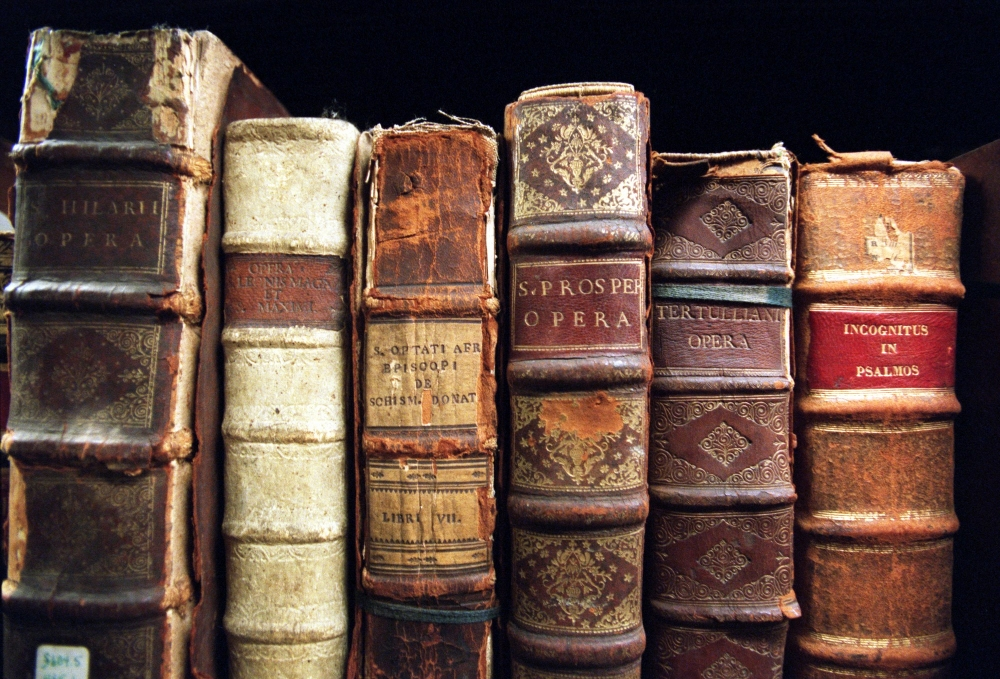
//> input picture blatt_5/data/library.jpg, 1000 x 679 px
$ ./e5   (built with g++ and OpenCV 4)
//> lines starting //> are read from the running program, lines starting //| are printed output that depends on the picture; after the words box and inside, x2 and y2 are one past the last pixel; in counts of white or black regions, pixels touching at a corner belong together
#include <iostream>
#include <vector>
#include <opencv2/core/core.hpp>
#include <opencv2/highgui/highgui.hpp>
#include <opencv2/imgproc/imgproc.hpp>
#include <opencv2/features2d/features2d.hpp>

using namespace std;
using namespace cv;

void showandsave(string name, Mat img) {
	imwrite("data/res/" + name + ".png", img);
	imshow(name, img);
	waitKey();
}

// [125 lines left out: functions siftandsurf, getHarrisPoints, harris, match, not called in this run]

float distPointLine(float a, float b, float x, float y) {
	return abs(a * x - y + b) / sqrt(a * a + 1);
}

// [87 lines left out: functions ran, ransac, ransacmatch, not called in this run]

vector<Mat> getGaussPyramid(Mat img, double minsigma, double maxsigma, int numsteps){
	vector<Mat> pyr;
	for(int step=0;step<numsteps;step++){
		double sigma = minsigma + step*maxsigma/(numsteps-1);
		Mat blrd;
		GaussianBlur(img,blrd,Size2f(0,0),sigma);
		pyr.push_back(blrd);
	}
	return pyr;
}

vector<Mat> getDiffPyramid(vector<Mat> pyramid){
	vector<Mat> pyr;
	for(int i=0;i<pyramid.size()-1;i++){
		pyr.push_back(pyramid[i+1] - pyramid[i]);
	}
	return pyr;
}

#define easysift_global_maxima 1

vector<Point> getExtrema(vector<Mat> diffPyr){
	vector<Point> v;
	for(auto& m : diffPyr){
#if easysift_global_maxima
		Point maxLoc;
		minMaxLoc(abs(m),NULL,NULL,NULL,&maxLoc);
		v.push_back(maxLoc);
#else
		Mat ma = abs(m);
		for(int i=0;i<m.cols;i++){
			for(int j=0;j<m.rows;j++){
				bool max = true;
				for(int x=-1;x<=1;x++){
					for(int y=-1;y<=1;y++){
						if(x != 0 && y != 0){
							if(ma.at<float>(i+x,j+y) > ma.at<float>(i,j)){
								max = false;
							}
						}
					}
				}
				if(max){
					Point2i p;
					p.x = i;
					p.y = j;
					v.push_back(p);
				}
			}
		}
#endif
	}
	return v;
}

void easySIFT(){
	Mat img = imread("data/library.jpg",CV_LOAD_IMAGE_GRAYSCALE);
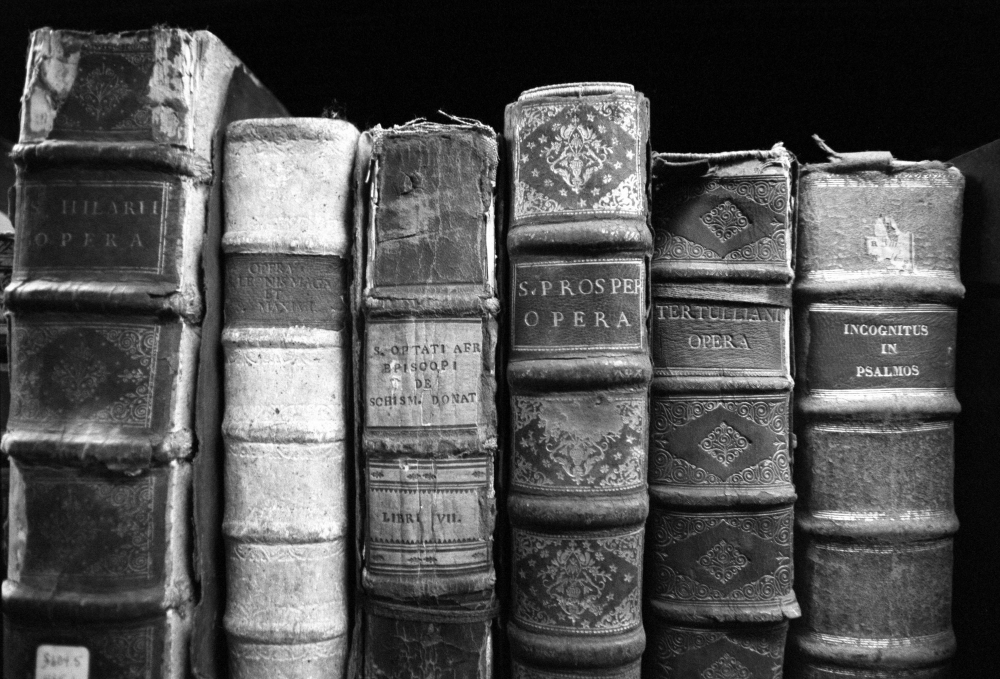
//> img: 679 rows x 1000 cols, CV_8UC1; min 0, max 255, mean 80.6
	auto gp = getGaussPyramid(img,0.01,10.0,100);
	auto dp = getDiffPyramid(gp);
//> the loop in getDiffPyramid, `for(int i=0;i<pyramid.size()-1;i++)` made 99 passes
//> after the loop in getDiffPyramid, `for(int i=0;i<pyramid.size()-1;i++)`: pyr[0]: 679 rows x 1000 cols, CV_8UC1; every value is 0
//> after the loop in getDiffPyramid, `for(int i=0;i<pyramid.size()-1;i++)`:
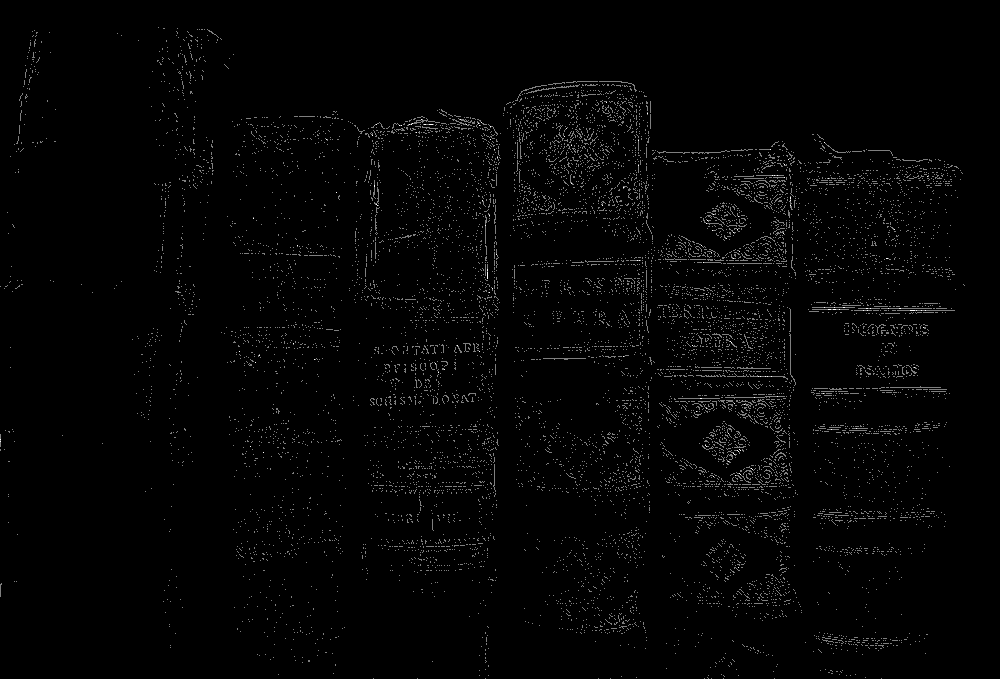
//> pyr[2]: 679 rows x 1000 cols, CV_8UC1; min 0, max 2, mean 0.031; drawn with min black and max white
	auto ex = getExtrema(dp);
//> the loop in getExtrema, `for(auto& m : diffPyr)` made 99 passes
//> maxLoc on passes 1 to 12: Point(0, 0), Point(0, 0), Point(606, 102), Point(489, 215), Point(767, 376), Point(767, 376), Point(767, 376), Point(429, 124), Point(190, 75), Point(790, 200), Point(190, 75), Point(190, 75)
//> after the loop in getExtrema, `for(auto& m : diffPyr)`: v = 99 Points (x, y), first 12: [0, 0], [0, 0], [606, 102], [489, 215], [767, 376], [767, 376], [767, 376], [429, 124], [190, 75], [790, 200], [190, 75], [190, 75]
//> ex has the same summary as v in getExtrema
	Mat out;
	vector<KeyPoint> keyPoints;
	for(auto& p : ex){
		KeyPoint kp;
		kp.pt = p;
		keyPoints.push_back(kp);
	}
//> this loop made 99 passes
//> after the loop, keyPoints = 99 keypoints; strongest (x, y, size): (0, 0, 0), (606, 102, 0), (489, 215, 0), (767, 376, 0)
	drawKeypoints(img,keyPoints,out);
	showandsave("easysift",out);
}

int main() {
//	siftandsurf();
//	harris();
//	match();
//	ransac();
//	ransacmatch();
	easySIFT();
}

$ run again, with blatt_5/data/bookR.jpg copied over blatt_5/data/library.jpg
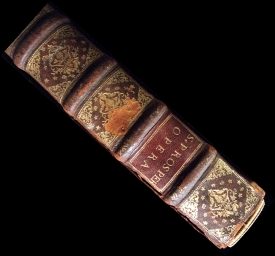
//> input picture blatt_5/data/bookR.jpg, 275 x 256 px
//> the loop in getDiffPyramid, `for(int i=0;i<pyramid.size()-1;i++)` made 99 passes
//> after the loop in getDiffPyramid, `for(int i=0;i<pyramid.size()-1;i++)`:
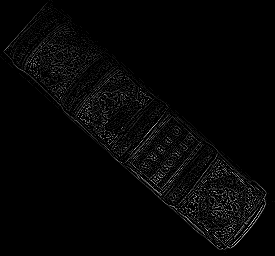
//> pyr[3]: 256 rows x 275 cols, CV_8UC1; min 0, max 16, mean 0.362; drawn with min black and max white
//> the loop in getExtrema, `for(auto& m : diffPyr)` made 99 passes
//> maxLoc on passes 1 to 8: Point(0, 0), Point(0, 0), Point(148, 132), Point(207, 230), Point(207, 230), Point(214, 191), Point(214, 191), Point(185, 216)
//> after the loop in getExtrema, `for(auto& m : diffPyr)`: v = 99 Points (x, y), first 12: [0, 0], [0, 0], [148, 132], [207, 230], [207, 230], [214, 191], [214, 191], [185, 216], [246, 223], [246, 223], [246, 222], [246, 222]
//> ex has the same summary as v in getExtrema
//> the loop in easySIFT, `for(auto& p : ex)` made 99 passes
//> after the loop in easySIFT, `for(auto& p : ex)`: keyPoints = 99 keypoints; strongest (x, y, size): (0, 0, 0), (148, 132, 0), (207, 230, 0), (214, 191, 0)
//> in easySIFT, `drawKeypoints(img,keyPoints,out);`:
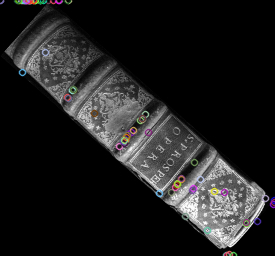
//> out: 256 rows x 275 cols, CV_8UC3; mean B, G, R 30.9, 30.8, 31.1
